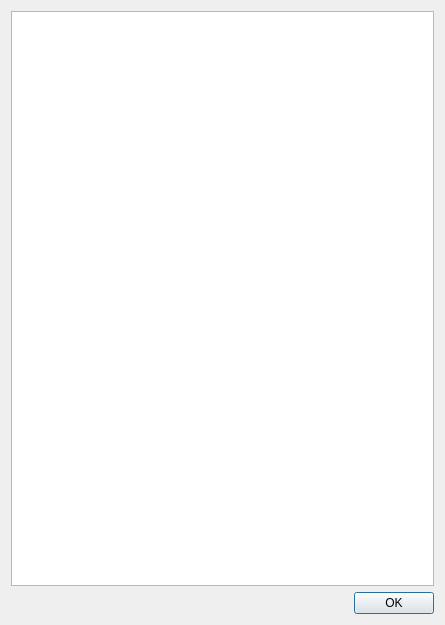
<?xml version="1.0" encoding="UTF-8"?>
<ui version="4.0">
 <class>WelcomeDialog</class>
 <widget class="QDialog" name="WelcomeDialog">
  <property name="geometry">
   <rect>
    <x>0</x>
    <y>0</y>
    <width>445</width>
    <height>625</height>
   </rect>
  </property>
  <property name="windowTitle">
   <string>Welcome to ACRE2!</string>
  </property>
  <layout class="QVBoxLayout" name="verticalLayout">
   <item>
    <widget class="QTextBrowser" name="textBrowser"/>
   </item>
   <item>
    <widget class="QDialogButtonBox" name="buttonBox">
     <property name="orientation">
      <enum>Qt::Horizontal</enum>
     </property>
     <property name="standardButtons">
      <set>QDialogButtonBox::Ok</set>
     </property>
    </widget>
   </item>
  </layout>
 </widget>
 <resources>
  <include location="resources.qrc"/>
 </resources>
 <connections>
  <connection>
   <sender>buttonBox</sender>
   <signal>accepted()</signal>
   <receiver>WelcomeDialog</receiver>
   <slot>accept()</slot>
   <hints>
    <hint type="sourcelabel">
     <x>248</x>
     <y>254</y>
    </hint>
    <hint type="destinationlabel">
     <x>157</x>
     <y>274</y>
    </hint>
   </hints>
  </connection>
  <connection>
   <sender>buttonBox</sender>
   <signal>rejected()</signal>
   <receiver>WelcomeDialog</receiver>
   <slot>reject()</slot>
   <hints>
    <hint type="sourcelabel">
     <x>316</x>
     <y>260</y>
    </hint>
    <hint type="destinationlabel">
     <x>286</x>
     <y>274</y>
    </hint>
   </hints>
  </connection>
 </connections>
</ui>
